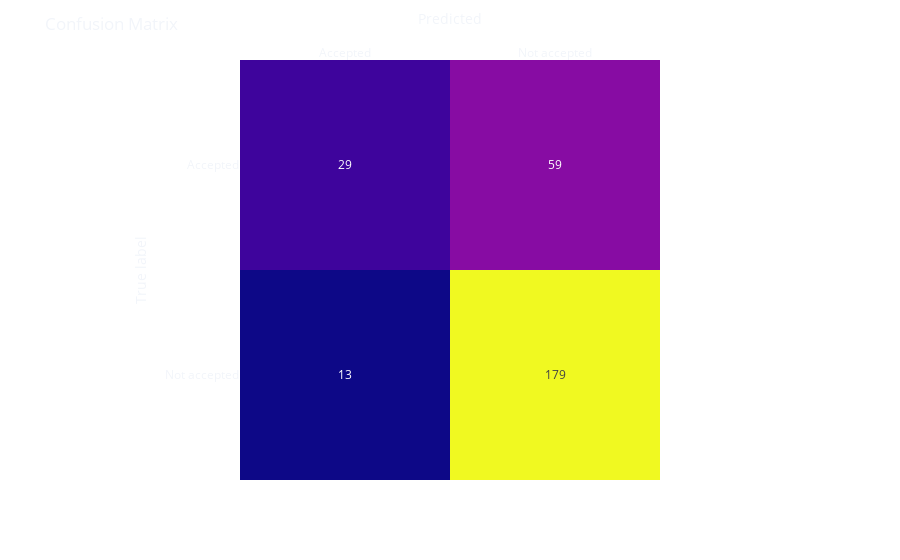

The notebook cell this image was saved under:
### Markdown cell above
Done. We have a biased history of admissions. The AI that controls the selector hat seems to be rejecting the entry, much more often, to Slytherin students than, for example, the "_privileged house_" Gryffindor. 🐍 🦁

Let us now train this year's version of the hat with our historically biased dataset. We will be removing the `House` feature, to try to make our algorithm blind to "_the house of the candidate_".

### Code cell
from sklearn.linear_model import LogisticRegression
from sklearn.model_selection import train_test_split
from sklearn.metrics import confusion_matrix
import plotly.express as px

seed = 42

groups_array = groups.drop('House', axis=1).values

# data split
train, test = \
    train_test_split(
       groups, stratify=groups['House'], test_size=0.2, random_state=seed)

train.reset_index(drop=True, inplace=True)
test.reset_index(drop=True, inplace=True)

lr = LogisticRegression(random_state=seed)
lr.fit(train[['Score']], train['output'])

score = lr.score(test[['Score']], test['output'])
preds = lr.predict(test[['Score']])

print(f'Accuracy: ' + '{:.2f}'.format(score * 100) + ' %')

matrix = confusion_matrix(test['output'], preds)

fig = px.imshow(matrix,
                labels=dict(x="Predicted", y="True label"),
                x=['Accepted', 'Not accepted'],
                y=['Accepted', 'Not accepted'],
                text_auto=True
                )
fig.update_xaxes(side='top')
fig.update_layout(template='plotly_dark',
                  title='Confusion Matrix',
                  coloraxis_showscale=False,
                  paper_bgcolor='rgba(0, 0, 0, 0)',
                  plot_bgcolor='rgba(0, 0, 0, 0)')
fig.show()

### Figure 1 — Plotly figure (JSON) as saved in the notebook; plotly's stock layout.template omitted (floating-point values rounded to 4 significant figures)
{"data": [{"coloraxis": "coloraxis", "hovertemplate": "Predicted: %{x}<br>True label: %{y}<br>color: %{z}<extra></extra>", "name": "0", "texttemplate": "%{z}", "type": "heatmap", "x": ["Accepted", "Not accepted"], "xaxis": "x", "y": ["Accepted", "Not accepted"], "yaxis": "y", "z": [[29, 59], [13, 179]]}], "layout": {"coloraxis": {"colorscale": [[0, "#0d0887"], [0.1111, "#46039f"], [0.2222, "#7201a8"], [0.3333, "#9c179e"], [0.4444, "#bd3786"], [0.5556, "#d8576b"], [0.6667, "#ed7953"], [0.7778, "#fb9f3a"], [0.8889, "#fdca26"], [1, "#f0f921"]], "showscale": false}, "margin": {"t": 60}, "paper_bgcolor": "rgba(0, 0, 0, 0)", "plot_bgcolor": "rgba(0, 0, 0, 0)", "title": {"text": "Confusion Matrix"}, "xaxis": {"anchor": "y", "constrain": "domain", "domain": [0, 1], "scaleanchor": "y", "side": "top", "title": {"text": "Predicted"}}, "yaxis": {"anchor": "x", "autorange": "reversed", "constrain": "domain", "domain": [0, 1], "title": {"text": "True label"}}}}
